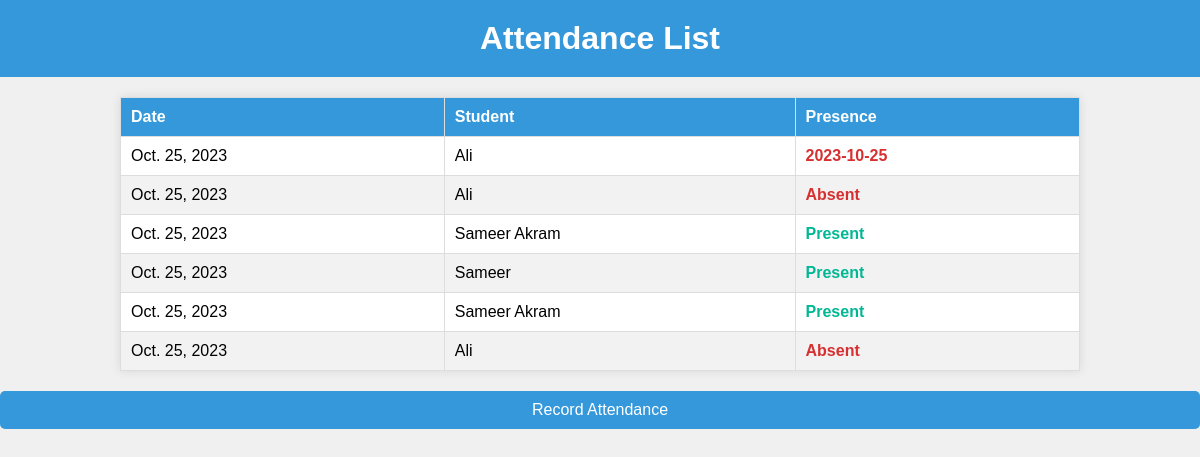
/attendance/list/, run on the app's committed database.
### tmp/models.py (models this page shows, shortened)
class Attendance(models.Model):
    student = models.ForeignKey(Student, on_delete=models.CASCADE)
    date = models.DateField(default=timezone.now().date())
    is_present = models.CharField(
        max_length=7,
        choices=[("Present", "Present"), ("Absent", "Absent")],
        default="Present"
    )

class Student(models.Model):
    name = models.CharField(max_length=100)
    course = models.CharField(max_length=100)
    grade = models.CharField(max_length=4)
    year = models.PositiveIntegerField(default=2023)
    RollNo = models.CharField(max_length=30,default='Fa-')
    photo = models.ImageField(upload_to='student_photos/', blank=True, null=True)

### tmp/views.py (the view)
# urls.py: path('attendance/list/', views.attendance_list, name='attendance_list'),  # Define the URL pattern for the attendance list
def attendance_list(request):
    attendance_records = Attendance.objects.all()
    return render(request, 'attendance_list.html', {'attendance_records': attendance_records})

### tmp/templates/attendance_list.html (shortened to what this page needs)
<!DOCTYPE html>
<html>
<head>
</head>
<body>
    <h1>Attendance List</h1>
    <table>
        <thead>
            <tr>
                <th>Date</th>
                <th>Student</th>
                <th>Presence</th>
            </tr>
        </thead>
        <tbody>
            {% for record in attendance_records %}
                <tr>
                    <td>{{ record.date }}</td>
                    <td>{{ record.student.name }}</td>
                    <td class="{% if record.is_present == 'Present' %}present{% else %}absent{% endif %}">
                        {{ record.is_present }}
                    </td>
                </tr>
            {% empty %}
                <tr>
                    <td colspan="3" class="empty-message">No attendance records available.</td>
                </tr>
            {% endfor %}
        </tbody>
    </table>
    <a href="{% url 'record_attendance' %}" class="record-attendance">Record Attendance</a>
</body>
</html>

### tmp/templates/attendance_list.html (style rules this page uses)
body { font-family: Arial, sans-serif; background-color: #f0f0f0; margin: 0; padding: 0; }
h1 { background-color: #3498db; color: white; padding: 20px; margin: 0; text-align: center; }
table { width: 80%; margin: 20px auto; background-color: #ffffff; border-collapse: collapse; box-shadow: 0px 0px 10px rgba(0, 0, 0, 0.1); }
th, td { border: 1px solid #ddd; padding: 10px; text-align: left; }
th { background-color: #3498db; color: white; }
tr:nth-child(even) { background-color: #f2f2f2; }
.record-attendance { display: block; text-align: center; margin: 20px auto; text-decoration: none; padding: 10px 20px; background-color: #3498db; color: white; border-radius: 5px; }
.present { color: #00b894; font-weight: bold; }
.absent { color: #d63031; font-weight: bold; }

### data on the page
Attendance: date "Oct. 25, 2023", student.name "Ali", is_present "2023-10-25"
Attendance: date "Oct. 25, 2023", student.name "Ali", is_present "Absent"
Attendance: date "Oct. 25, 2023", student.name "Sameer Akram", is_present "Present"
Attendance: date "Oct. 25, 2023", student.name "Sameer", is_present "Present"
Attendance: date "Oct. 25, 2023", student.name "Sameer Akram", is_present "Present"
Attendance: date "Oct. 25, 2023", student.name "Ali", is_present "Absent"
